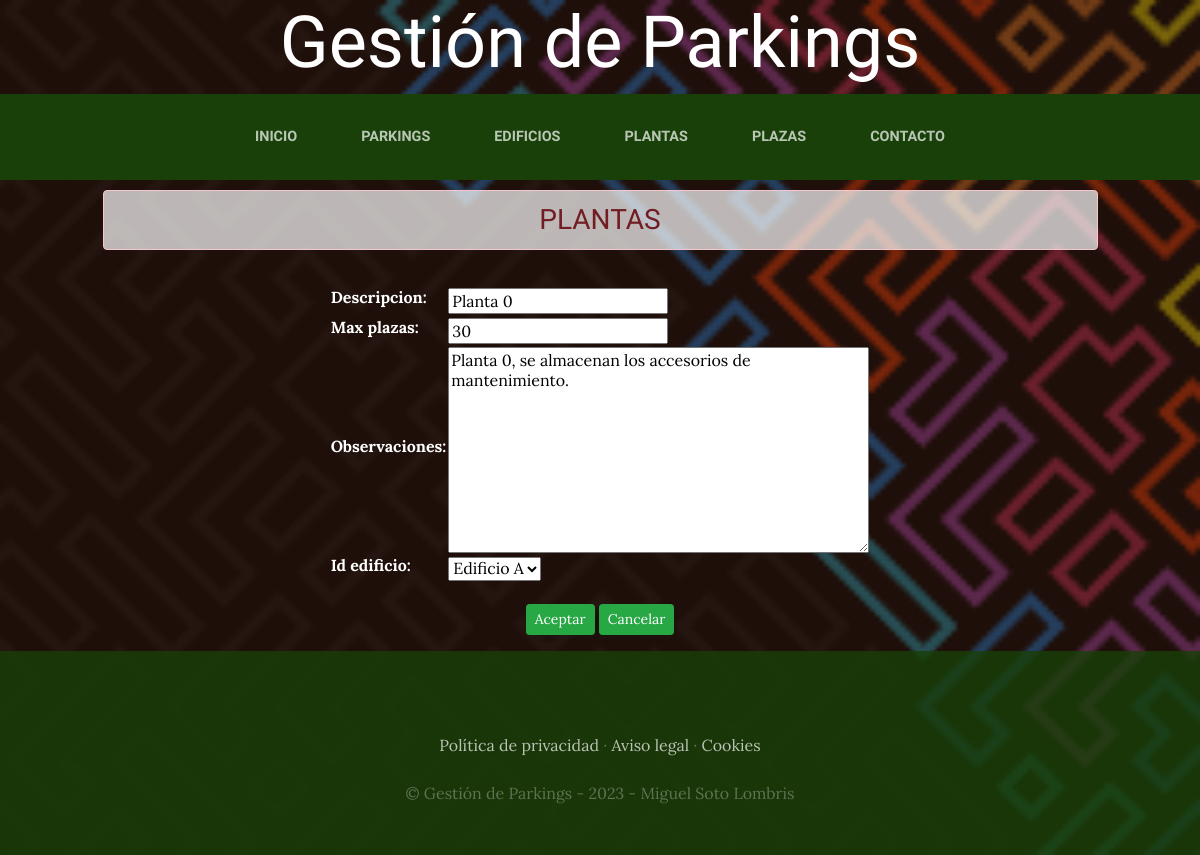
/plantas/ActualizarPlanta/9, run on the app's committed database.
### plantas/models.py (models this page shows, shortened)
class Planta(models.Model):
    descripcion=models.CharField(max_length=50)
    max_plazas=models.IntegerField(blank=False, default=0)
    observaciones=models.TextField(max_length=300, null=True, blank=True)
    created=models.DateTimeField(auto_now_add=True)
    updated=models.DateTimeField(auto_now_add=True)
    id_edificio=models.ForeignKey(Edificio, on_delete=models.CASCADE)
    class Meta:
        verbose_name='planta'
        verbose_name_plural='plantas'

### edificios/models.py (models this page shows)
class Edificio(models.Model):
    descripcion=models.CharField(max_length=50)
    observaciones=models.TextField(max_length=300, null=True, blank=True)
    created=models.DateTimeField(auto_now_add=True)
    updated=models.DateTimeField(auto_now_add=True)
    id_parking=models.ForeignKey(Parking, on_delete=models.CASCADE)
    class Meta:
        verbose_name='edificio'
        verbose_name_plural='edificios'
    def __str__(self):
        return self.descripcion

### plantas/views.py (the view, shortened to what this page needs)
# urls.py: path('ActualizarPlanta/<int:pk>', PlantaActualizar.as_view(template_name = "plantas/actualizar_planta.html"), name='ActualizarPlanta'),
class PlantaActualizar(SuccessMessageMixin, UpdateView):
    model = Planta # Llamamos a la clase 'Planta' que se encuentra en nuestro archivo 'models.py'
    form = Planta # Definimos nuestro formulario con el nombre de la clase o modelo 'Planta'
    fields = "__all__" # Le decimos a Django que muestre todos los campos de la tabla 'Planta' de nuestra Base de Datos
    success_message = 'Planta Actualizada Correctamente' # Mostramos este Mensaje si el Planta se edita correctamente

### plantas/templates/plantas/actualizar_planta.html (shortened to what this page needs)
{% extends "ParkingLotApp/base.html" %}
{% load static %}
{% block content %}
<div class="row">
  <div class="col-lg-1">&nbsp;</div>
  <div class="col-lg-10 text-center text-uppercase"><h3 class="alert alert-danger text-center" style="background-color: rgba(255,255,255, 0.7); margin-top:10px;">Plantas</h3></div>
  <div class="col-lg-1">&nbsp;</div>
</div>
<form method="post" enctype="multipart/form-data">
    <table style="color:white; margin:20px auto;">{{form.as_table}}</table>
    <div class="text-center">
      <button type="submit" class="btn btn-sm btn-success">Aceptar</button>
      <a href="../" type="submit" class="btn btn-sm btn-success">Cancelar</a>
    </div>
  </form>
{% endblock %}

### ParkingLotApp/static/ParkingLotApp/css/gestion.css (style rules this page uses)
body { font-family: 'Lora'; background: linear-gradient(rgba(47, 23, 15, 0.65), rgba(47, 23, 15, 0.65)), url("../img/fondo.png"); background-attachment: fixed; background-position: center; background-size: cover; }
h1, h2, h3, h4, h5, h6 { font-family: 'Raleway'; }
.btn { box-shadow: 0px 3px 3px 0px rgba(33, 37, 41, 0.1); }

### data on the page
Planta: descripcion "Planta 0", max_plazas "30", observaciones "Planta 0, se almacenan los accesorios de mantenimiento.", id_edificio "Edificio A"
